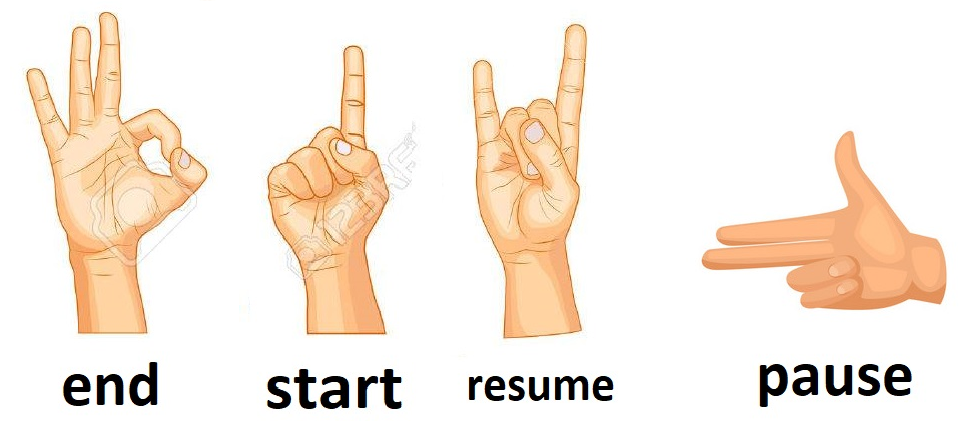
#> input picture hands.png, 969 x 421 px
$ python -i humanSkin.py   (imports and definitions only)
#> lines starting #> are read from the running program, lines starting #| are printed output that depends on the picture; after the words box and inside, x2 and y2 are one past the last pixel; in counts of white or black regions, pixels touching at a corner belong together
#> further down, picture is the input picture: shape (421, 969, 3); mean B, G, R 224.7, 235.8, 246.8
import cv2
import numpy as np

#Shoelace formula
def getContourArea(contour):
    x=contour[:,0,0]
    y=contour[:,0,1]
    #np.roll(x, 1) rotate right (1)
    return 0.5*np.abs(np.dot(x,np.roll(y,1))-np.dot(y,np.roll(x,1)))


def getMaxContourArea(contours):
    maxArea=0
    maxContour=None
    box=None
    for contour in contours:
        Xmin = np.min(contour[:,:,0])
        Xmax = np.max(contour[:,:,0])
        Ymin = np.min(contour[:,:,1])
        Ymax = np.max(contour[:,:,1])
        contourArea=getContourArea(contour)
        if contourArea>maxArea:
            maxArea=contourArea
            maxContour=contour
            box=[Xmin, Xmax, Ymin, Ymax]

    return maxArea,maxContour,box


def getHand(frame):


    handBool=False
    humanSkin=getHumanSkin(frame)
    maxContour=None
    contours = cv2.findContours(humanSkin, cv2.RETR_TREE, cv2.CHAIN_APPROX_SIMPLE)[0]
    if   len(contours)>0 :
                maxContourArea,maxContour,[Xmin, Xmax, Ymin, Ymax] =getMaxContourArea(contours)
                if maxContourArea > 10000:
                    handBool=True
                    humanSkin = humanSkin[Ymin:Ymax, Xmin:Xmax]

    return humanSkin,handBool,maxContour


def getHumanSkin(frame):

    img=np.copy(frame)

    img =cv2.bilateralFilter(img,15,75,75)  #blur without losing edges

    #converting from gbr to YCbCr color space
    img_YCrCb = cv2.cvtColor(img, cv2.COLOR_BGR2YCrCb)
#> img_YCrCb: shape (421, 969, 3); mean of channels 0, 1, 2 238.1, 134.4, 120.6
    #skin color range for YCbCr color space
    YCrCb_mask = cv2.inRange(img_YCrCb, (0, 135, 85), (255,180,135))
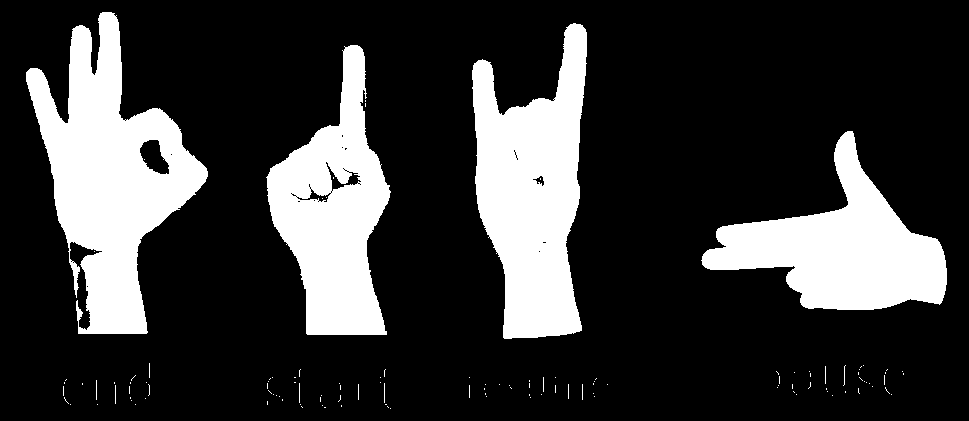
#> YCrCb_mask: shape (421, 969); 21.9% white; 123 white regions (115 under 20 px), largest, box (x1, y1, x2, y2) and area: (26, 12, 208, 334) 26745, (472, 23, 587, 339) 23257, (266, 45, 391, 335) 19392
    YCrCb_mask = cv2.morphologyEx(YCrCb_mask, cv2.MORPH_OPEN, np.ones((5,5), np.uint8))
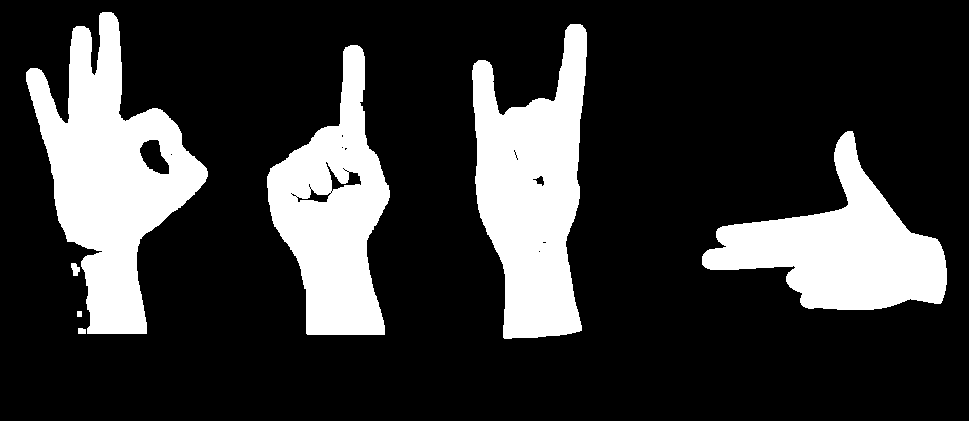
#> YCrCb_mask: shape (421, 969); 21.6% white; 7 white regions


    return YCrCb_mask

>>> import cv2
>>> picture = cv2.imread('hands.png')
>>> result = getHand(picture)
#> in getHand, `contours = cv2.findContours(humanSkin, cv2.RETR_TREE, cv2.CHAIN_APPROX..`: contours = 31 contours, 20 with area under 20; largest, box (x1, y1, x2, y2) and area: (26, 12, 208, 334) 26458, (472, 24, 587, 339) 22844, (267, 45, 390, 335) 19388, (702, 131, 947, 310) 18940, (139, 139, 170, 175) 676
#> the loop in getMaxContourArea, `for contour in contours:` made 31 passes
#> (Xmin, Xmax, Ymin, Ymax, x in getContourArea, y in getContourArea, contourArea, maxArea) on pass 1: (78, 85, 328, 333, [78, 78, 85, 85, 83, 82], [328, 333, 333, 329, 329, 328], 32.5, 32.5)
#> (Xmin, Xmax, Ymin, Ymax, x in getContourArea, contourArea, maxArea) on pass 3: (71, 79, 263, 275, [71, 71, 72, 72, 73, 73, 77, 77, 78, 79, 79, 77, 76, 76, 75], 63.5, 63.5)
#> after the loop in getMaxContourArea, `for contour in contours:`: maxArea = 26457.5; maxContour = contour of 381 points, box (x1, y1, x2, y2) (26, 12, 208, 334), area 26458
#> in getHand, `maxContourArea,maxContour,[Xmin, Xmax, Ymin, Ymax] =getMaxContourArea(..`: maxContourArea = 26457.5; Xmin = 26; Xmax = 207; Ymin = 12; Ymax = 333
#> in getHand, `humanSkin = humanSkin[Ymin:Ymax, Xmin:Xmax]`:
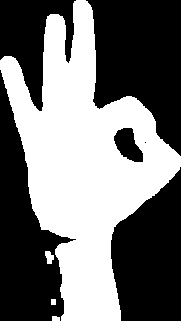
#> humanSkin: shape (321, 181); 45.5% white; 4 white regions, box (x1, y1, x2, y2) and area: (0, 0, 181, 321) 26291, (45, 251, 54, 264) 82, (52, 316, 60, 321) 37, (51, 299, 56, 305) 30
